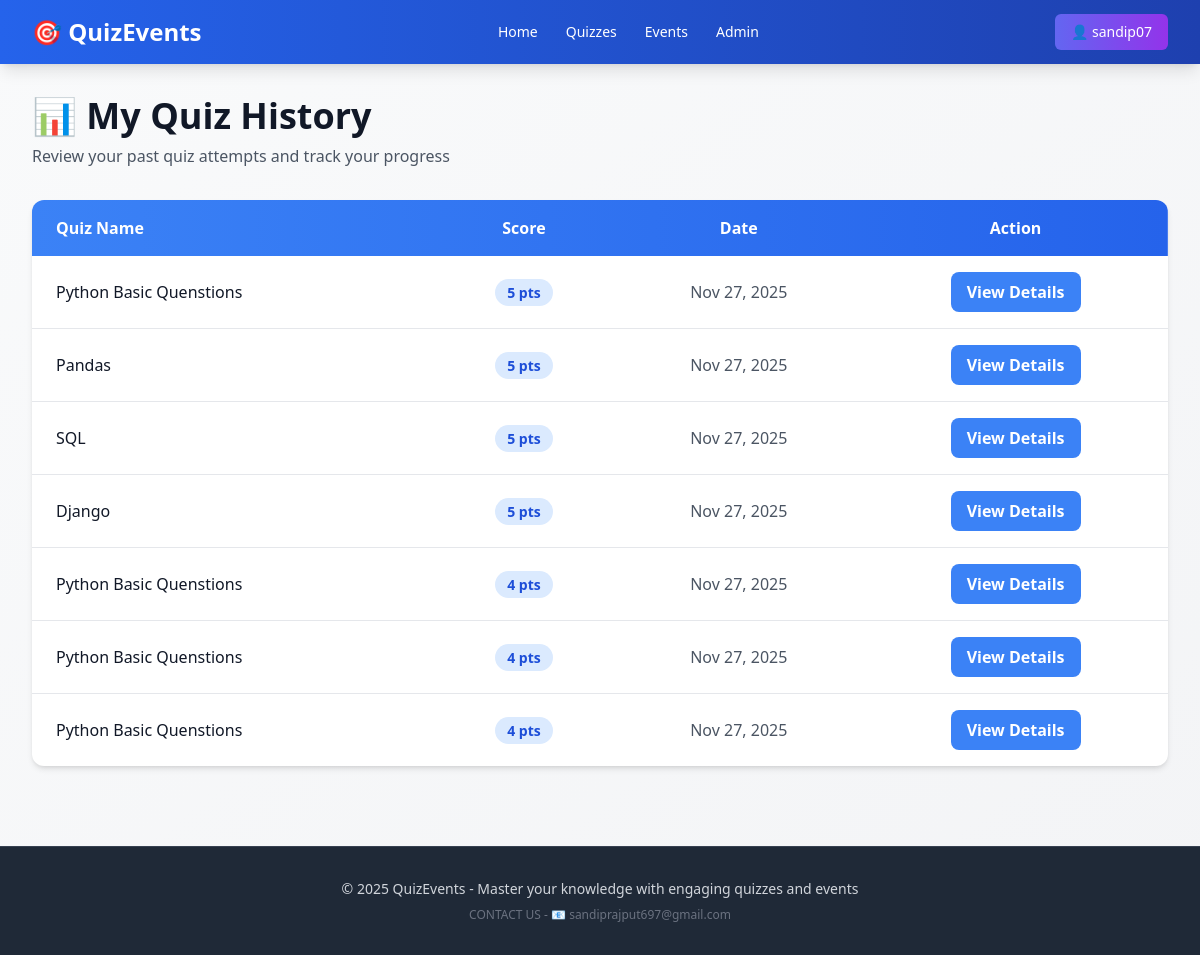
Page /history/ (signed in) on the committed database.
### core/models.py (models this page shows, shortened)
class UserSubmission(models.Model):
    id = models.AutoField(primary_key=True)
    quiz = models.ForeignKey(Quiz, on_delete=models.CASCADE, related_name='submissions')
    user = models.ForeignKey(settings.AUTH_USER_MODEL, on_delete=models.SET_NULL, null=True, blank=True)
    user_name = models.CharField(max_length=150, blank=True)  # keeps name if user not logged in
    score = models.IntegerField(default=0)
    submitted_at = models.DateTimeField(auto_now_add=True)

class Quiz(models.Model):
    id = models.AutoField(primary_key=True)
    title = models.CharField(max_length=200)
    description = models.TextField(blank=True)
    created_at = models.DateTimeField(auto_now_add=True)
    updated_at = models.DateTimeField(auto_now=True)

### core/views.py (the view)
# urls.py: path('history/', views.quiz_history, name='quiz_history'),
@login_required
def quiz_history(request):
    submissions = UserSubmission.objects.filter(user=request.user).select_related('quiz').order_by('-submitted_at')
    return render(request, 'quiz_history.html', {'submissions': submissions})

### templates/quiz_history.html (shortened to what this page needs)
{% extends 'base.html' %}
{% block content %}
  <div class="mb-8">
    <h1 class="text-4xl font-bold text-gray-900 mb-2">📊 My Quiz History</h1>
    <p class="text-gray-600">Review your past quiz attempts and track your progress</p>
  </div>
  {% if submissions %}
    <div class="hidden md:block bg-white rounded-xl shadow-md overflow-hidden">
      <table class="w-full">
        <thead>
          <tr class="bg-gradient-to-r from-blue-500 to-blue-600 text-white">
            <th class="px-6 py-4 text-left font-semibold">Quiz Name</th>
            <th class="px-6 py-4 text-center font-semibold">Score</th>
            <th class="px-6 py-4 text-center font-semibold">Date</th>
            <th class="px-6 py-4 text-center font-semibold">Action</th>
          </tr>
        </thead>
        <tbody class="divide-y">
          {% for s in submissions %}
            <tr class="hover:bg-gray-50 transition">
              <td class="px-6 py-4 font-medium text-gray-900">{{ s.quiz.title }}</td>
              <td class="px-6 py-4 text-center">
                <span class="bg-blue-100 text-blue-700 px-3 py-1 rounded-full font-bold text-sm">{{ s.score }} pts</span>
              </td>
              <td class="px-6 py-4 text-center text-gray-600">{{ s.submitted_at|date:'M d, Y' }}</td>
              <td class="px-6 py-4 text-center">
                <a href="{% url 'quiz_result' s.id %}" class="inline-block bg-blue-500 text-white px-4 py-2 rounded-lg font-semibold hover:bg-blue-600 transition">View Details</a>
              </td>
            </tr>
          {% endfor %}
        </tbody>
      </table>
    </div>
  {% endif %}
{% endblock %}

### templates/base.html (shortened to what this page needs)
<!doctype html>
<html lang="en">
<head>
  <script src="https://cdn.tailwindcss.com"></script>
</head>
<body class="bg-gradient-to-br from-gray-50 to-gray-100 min-h-screen flex flex-col">
  <nav class="bg-gradient-to-r from-blue-600 to-blue-800 text-white shadow-lg">
    <div class="max-w-7xl mx-auto px-4 sm:px-6 lg:px-8">
      <div class="flex justify-between items-center h-16">
        <a href="{% url 'home' %}" class="font-bold text-2xl text-white hover:text-blue-100 transition">
          🎯 QuizEvents
        </a>
        <div class="hidden md:flex items-center space-x-1">
          <a href="{% url 'home' %}" class="px-3 py-2 rounded-md text-sm font-medium hover:bg-blue-500 transition">Home</a>
          <a href="{% url 'quiz_list' %}" class="px-3 py-2 rounded-md text-sm font-medium hover:bg-blue-500 transition">Quizzes</a>
          <a href="{% url 'event_list' %}" class="px-3 py-2 rounded-md text-sm font-medium hover:bg-blue-500 transition">Events</a>
          {% if user.is_superuser %}
          <a href="/admin/" class="px-3 py-2 rounded-md text-sm font-medium hover:bg-purple-600 transition">Admin</a>
          {% endif %}
        </div>
        <div class="flex items-center space-x-4">
          <div class="hidden md:block relative group">
            {% if user.is_authenticated %}
              <button class="px-4 py-2 rounded-md text-sm font-medium bg-gradient-to-r from-indigo-500 to-purple-600 hover:from-indigo-600 hover:to-purple-700 transition flex items-center space-x-2">
                <span>👤 {{ user.username }}</span>
              </button>
            {% endif %}
          </div>
        </div>
      </div>
    </div>
  </nav>
  <main class="flex-grow max-w-7xl mx-auto w-full py-8 px-4 sm:px-6 lg:px-8">
    {% block content %}{% endblock %}
  </main>
  <footer class="bg-gray-800 text-gray-300 mt-12 py-8 border-t border-gray-700">
    <div class="max-w-7xl mx-auto px-4 sm:px-6 lg:px-8 text-center">
      <p class="text-sm">© 2025 QuizEvents - Master your knowledge with engaging quizzes and events</p>
      <p class="text-xs text-gray-500 mt-2">  CONTACT US - 📧 sandiprajput697@gmail.com</p>
    </div>
  </footer>
</body>
</html>

### rows in the picture
UserSubmission: quiz "Python Basic Quenstions", score "5", submitted_at "Nov 27, 2025"
UserSubmission: quiz "Pandas", score "5", submitted_at "Nov 27, 2025"
UserSubmission: quiz "SQL", score "5", submitted_at "Nov 27, 2025"
UserSubmission: quiz "Django", score "5", submitted_at "Nov 27, 2025"
UserSubmission: quiz "Python Basic Quenstions", score "4", submitted_at "Nov 27, 2025"
UserSubmission: quiz "Python Basic Quenstions", score "4", submitted_at "Nov 27, 2025"
UserSubmission: quiz "Python Basic Quenstions", score "4", submitted_at "Nov 27, 2025"

### other values in the picture
{{ user.username }} "sandip07"
